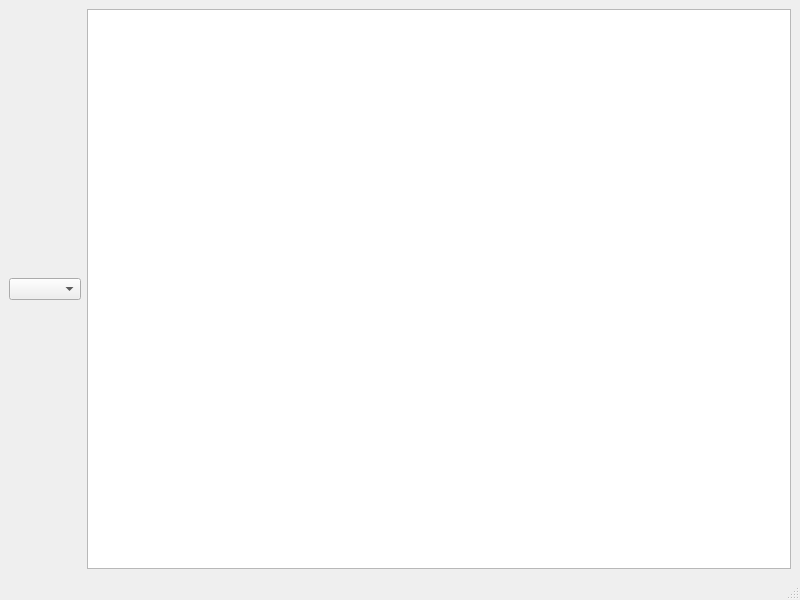
<?xml version="1.0" encoding="UTF-8"?>
<ui version="4.0">
 <class>MainWindow</class>
 <widget class="QMainWindow" name="MainWindow">
  <property name="geometry">
   <rect>
    <x>0</x>
    <y>0</y>
    <width>800</width>
    <height>600</height>
   </rect>
  </property>
  <property name="windowTitle">
   <string>MainWindow</string>
  </property>
  <widget class="QWidget" name="centralwidget">
   <layout class="QHBoxLayout" name="horizontalLayout">
    <item>
     <widget class="QComboBox" name="comboBox"/>
    </item>
    <item>
     <widget class="QTextEdit" name="window_write"/>
    </item>
   </layout>
  </widget>
  <widget class="QMenuBar" name="menubar">
   <property name="geometry">
    <rect>
     <x>0</x>
     <y>0</y>
     <width>800</width>
     <height>21</height>
    </rect>
   </property>
  </widget>
  <widget class="QStatusBar" name="statusbar"/>
 </widget>
 <resources/>
 <connections/>
</ui>
